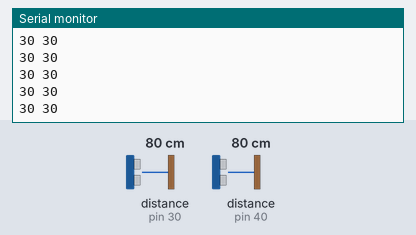
Simulated run of this sketch. Board: Arduino Mega 2560, built with avr-gcc and run on an emulated ATmega2560. Shown: the last lines printed to the serial monitor. Wiring (inferred from the names in the program): 2 × ultrasonic range finder: trigger pin 39, echo pin 40 / trigger pin 52, echo pin 30. The test bench sets the inputs (shaded band); at power-on: distance to the obstacle (sensors on pin 30, pin 40) 80 cm. The echo pulse lasts 58.3 µs per cm.

Above: at 1.2 s.
1.3 s: distance to the obstacle (sensor on pin 30) set to 2 cm
At 1.34 s:
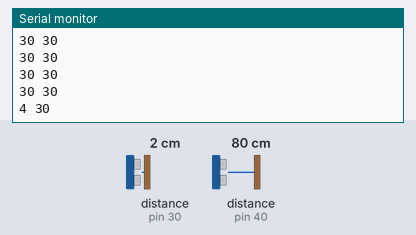
2.8 s: distance to the obstacle (sensor on pin 30) set to 4 cm
At 2.82 s:
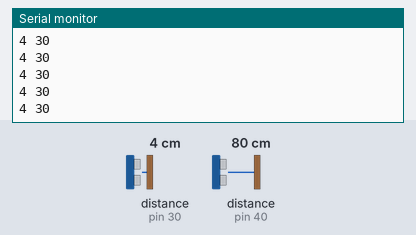
5.8 s: distance to the obstacle (sensor on pin 40) set to 2 cm
At 5.8 s:
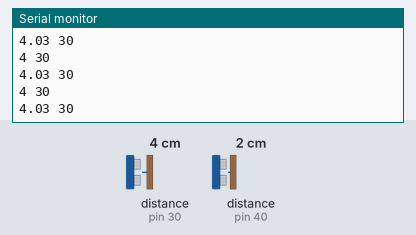
7.3 s: distance to the obstacle (sensor on pin 40) set to 9 cm
At 7.33 s:
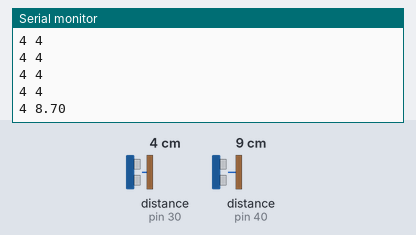
Timing chart, 0 to 9.8 s (numbered marks = the images above; inputs shaded):
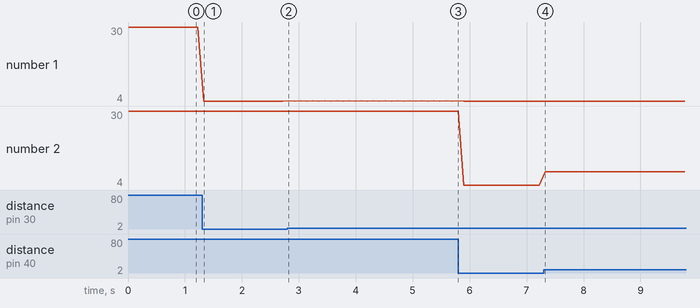

Measured:
- after the input at 1.3 s, the serial monitor: prints a new line at once (image 1)
- after the input at 7.3 s, the serial monitor: prints a new line at once (image 4)
- plotted number 1: 30 → 4 after the input at 1.3 s, 4 → 4.03 after the input at 2.8 s
- plotted number 2: 4 → 8.7 after the input at 7.3 s

The sketch:

ultraschall-sensor_2.ino
```cpp
// #include <NewPing.h>

#define TRIGGER 52
#define ECHO 30

#define TRIGGER_2 39
#define ECHO_2 40
#define MIN_DIST 4
#define MAX_DIST 30

float duration = 0.0;
float distance = 0.0;
float duration_2 = 0.0;
float distance_2 = 0.0;

// NewPing sonar(TRIGGER, ECHO, MAX_DIST);

void setup() {

  Serial.begin(9600);
  pinMode(TRIGGER, OUTPUT);
  pinMode(ECHO, INPUT);
  pinMode(TRIGGER_2, OUTPUT);
  pinMode(ECHO_2, INPUT);
}

void loop() {
//  delay(100);
//  unsigned int distanceCM = sonar.ping_cm();
//  Serial.print(distanceCM);
//  Serial.print("\n");

  // Messung 1. Ultraschallsensor
  digitalWrite(TRIGGER, LOW);
  delayMicroseconds(50);
  digitalWrite(TRIGGER, HIGH);
  delayMicroseconds(10);
  digitalWrite(TRIGGER, LOW);
  duration = pulseIn(ECHO, HIGH);
  distance = (duration/2) * 0.03432;

 // Messung 2. Ultraschallsensor
  digitalWrite(TRIGGER_2, LOW);
  delayMicroseconds(50);
  digitalWrite(TRIGGER_2, HIGH);
  delayMicroseconds(10);
  digitalWrite(TRIGGER_2, LOW);
  duration_2 = pulseIn(ECHO_2, HIGH);
  distance_2 = (duration_2/2) * 0.03432;

  if(distance >= MAX_DIST && distance_2 >= MAX_DIST) {
    //Serial.print("Wert1:");
    //Serial.print("c1 ");
    //Serial.print("D");
    Serial.print(MAX_DIST);
    Serial.print(" ");
    //Serial.print("d");
    Serial.println(MAX_DIST);
    //Serial.print("\n");

  }
  else if(distance <= MIN_DIST && distance_2 >= MAX_DIST){
    //Serial.print("Wert1:");
    //Serial.print("c2 ");
    //Serial.print("D");
    Serial.print(MIN_DIST);
    Serial.print(" ");
    //Serial.print("d");
    Serial.println(MAX_DIST);
    //Serial.print("\n");
  }
  else if(distance >= MAX_DIST && distance_2 <= MIN_DIST){
    //Serial.print("Wert1:");
    //Serial.print("c3 ");
    //Serial.print("D");
    Serial.print(MAX_DIST);
    Serial.print(" ");
    //Serial.print("d");
    Serial.println(MIN_DIST);
    //Serial.print("\n");
  }
  else if(distance <= MIN_DIST && distance_2 <= MIN_DIST){
    //Serial.print("Wert1:");
    //Serial.print("c4 ");
    //Serial.print("D");
    Serial.print(MIN_DIST);
    Serial.print(" ");
    //Serial.print("d");
    Serial.println(MIN_DIST);
    //Serial.print("\n");
  }
  else if (distance > MIN_DIST && distance_2 > MIN_DIST && distance < MAX_DIST && distance_2 < MAX_DIST){
    //Serial.print("Wert1:");
    //Serial.print("c5 ");
    //Serial.print("D");
    Serial.print(distance);
    Serial.print(" ");
    //Serial.print("d");
    Serial.println(distance_2);
    //Serial.print("\n");
  }

   else if (distance > MIN_DIST && distance < MAX_DIST && distance_2 >= MAX_DIST){
    //Serial.print("Wert1:");
    //Serial.print("c6 ");
    //Serial.print("D");
    Serial.print(distance);
    Serial.print(" ");
    //Serial.print("d");
    Serial.println(MAX_DIST);
    //Serial.print("\n");
  }

   else if (distance > MIN_DIST && distance < MAX_DIST && distance_2 <= MIN_DIST){
    //Serial.print("Wert1:");
    //Serial.println("c7 ");
    //Serial.print("D");
    Serial.print(distance);
    Serial.print(" ");
    //Serial.print("d");
    Serial.println(MIN_DIST);
    //Serial.print("\n");
  }

  else if (distance_2 > MIN_DIST && distance_2 < MAX_DIST && distance >= MAX_DIST){
    //Serial.print("Wert1:");
    //Serial.print("c8 ");
    //Serial.print("D");
    Serial.print(MAX_DIST);
    Serial.print(" ");
    //Serial.print("d");
    Serial.println(distance_2);
    //Serial.print("\n");
  }

  else if (distance_2 > MIN_DIST && distance_2 < MAX_DIST && distance <= MIN_DIST){
    //Serial.print("Wert1:");
    //Serial.print("c9 ");
    //Serial.print("D");
    Serial.print(MIN_DIST);
    Serial.print(" ");
    //Serial.print("d");
    Serial.println(distance_2);
    //Serial.print("\n");
  }

  delay(100);
  //delay(1000);


}
```
